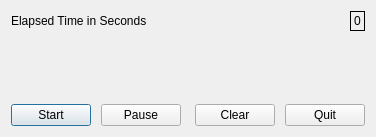
<?xml version="1.0" encoding="UTF-8"?>
<ui version="4.0">
 <class>Dialog</class>
 <widget class="QDialog" name="Dialog">
  <property name="geometry">
   <rect>
    <x>0</x>
    <y>0</y>
    <width>376</width>
    <height>137</height>
   </rect>
  </property>
  <property name="windowTitle">
   <string>Dialog</string>
  </property>
  <layout class="QVBoxLayout" name="verticalLayout">
   <item>
    <layout class="QHBoxLayout" name="horizontalLayout_2">
     <item>
      <widget class="QLabel" name="label">
       <property name="text">
        <string>Elapsed Time in Seconds</string>
       </property>
      </widget>
     </item>
     <item>
      <spacer name="horizontalSpacer">
       <property name="orientation">
        <enum>Qt::Horizontal</enum>
       </property>
       <property name="sizeHint" stdset="0">
        <size>
         <width>40</width>
         <height>20</height>
        </size>
       </property>
      </spacer>
     </item>
     <item>
      <widget class="QLabel" name="timeLabel">
       <property name="frameShape">
        <enum>QFrame::Box</enum>
       </property>
       <property name="text">
        <string>0</string>
       </property>
      </widget>
     </item>
    </layout>
   </item>
   <item>
    <spacer name="verticalSpacer">
     <property name="orientation">
      <enum>Qt::Vertical</enum>
     </property>
     <property name="sizeHint" stdset="0">
      <size>
       <width>20</width>
       <height>57</height>
      </size>
     </property>
    </spacer>
   </item>
   <item>
    <layout class="QHBoxLayout" name="horizontalLayout">
     <item>
      <widget class="QPushButton" name="startButton">
       <property name="text">
        <string>Start</string>
       </property>
      </widget>
     </item>
     <item>
      <spacer name="horizontalSpacer_2">
       <property name="orientation">
        <enum>Qt::Horizontal</enum>
       </property>
       <property name="sizeHint" stdset="0">
        <size>
         <width>13</width>
         <height>20</height>
        </size>
       </property>
      </spacer>
     </item>
     <item>
      <widget class="QPushButton" name="pauseButton">
       <property name="text">
        <string>Pause</string>
       </property>
      </widget>
     </item>
     <item>
      <spacer name="horizontalSpacer_3">
       <property name="orientation">
        <enum>Qt::Horizontal</enum>
       </property>
       <property name="sizeHint" stdset="0">
        <size>
         <width>17</width>
         <height>20</height>
        </size>
       </property>
      </spacer>
     </item>
     <item>
      <widget class="QPushButton" name="clearButton">
       <property name="text">
        <string>Clear</string>
       </property>
      </widget>
     </item>
     <item>
      <spacer name="horizontalSpacer_4">
       <property name="orientation">
        <enum>Qt::Horizontal</enum>
       </property>
       <property name="sizeHint" stdset="0">
        <size>
         <width>13</width>
         <height>20</height>
        </size>
       </property>
      </spacer>
     </item>
     <item>
      <widget class="QPushButton" name="quitButton">
       <property name="text">
        <string>Quit</string>
       </property>
      </widget>
     </item>
    </layout>
   </item>
  </layout>
 </widget>
 <layoutdefault spacing="6" margin="11"/>
 <resources/>
 <connections/>
</ui>
